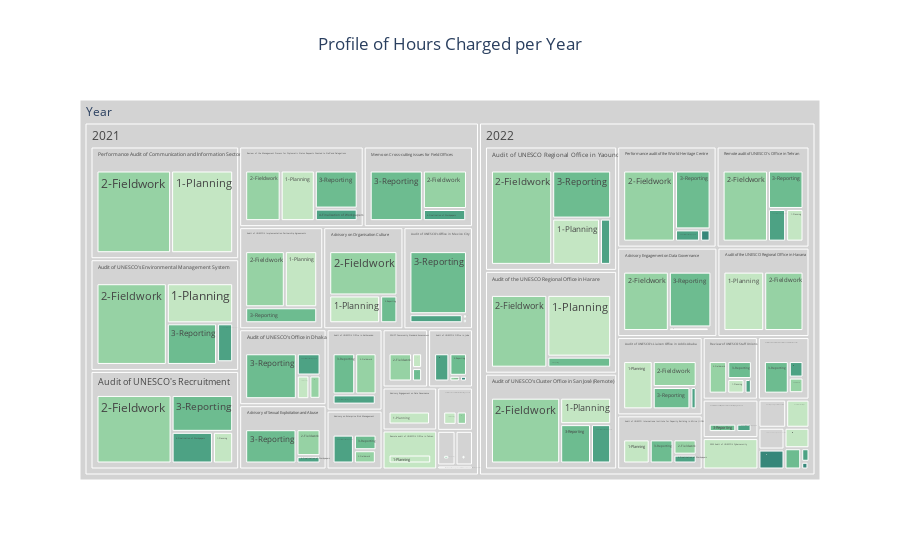

Notebook code cell kept with this figure:
### Code cell
fig = hours_per_year(wb)

fig.write_html('hours_per_year.html')
fig

### Figure 1 — Plotly figure (JSON) as saved in the notebook; plotly's stock layout.template omitted (floating-point values rounded to 4 significant figures; data arrays with more than 128 entries replaced by an {"elided": "..."} marker saying what was removed)
{"data": [{"branchvalues": "total", "customdata": {"elided": "453x3 mixed values"}, "domain": {"x": [0, 1], "y": [0, 1]}, "hovertemplate": "label = %{label}<br>Working hours = %{value}<br>Auditor = %{customdata[1]}<br>Phase share = %{customdata[0]}%<extra></extra>", "ids": {"elided": "453 str values"}, "labels": {"elided": "453 str values"}, "marker": {"colors": {"elided": "453 str values"}}, "maxdepth": 4, "name": "", "parents": {"elided": "453 str values"}, "root": {"color": "lightgray"}, "type": "treemap", "values": {"elided": "453 float values"}}], "layout": {"legend": {"tracegroupgap": 0}, "title": {"text": "Profile of Hours Charged per Year", "x": 0.5}, "treemapcolorway": ["rgb(196, 230, 195)", "rgb(150, 210, 164)", "rgb(109, 188, 144)", "rgb(77, 162, 132)", "rgb(54, 135, 122)", "rgb(38, 107, 110)", "rgb(29, 79, 96)"]}}
